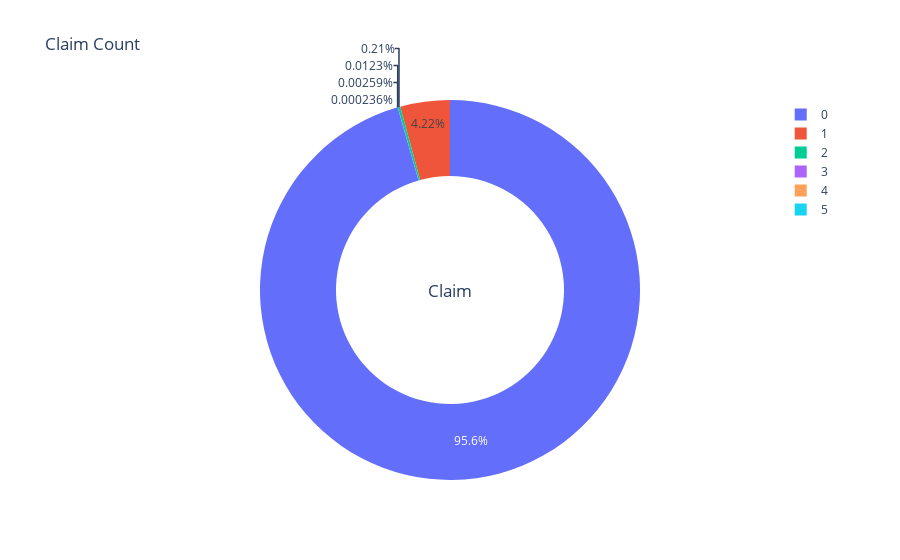

The cell this chart's notebook holds for it:
### Code cell
from plotly.offline  import download_plotlyjs,init_notebook_mode,plot, iplot
from plotly.offline import init_notebook_mode, iplot
init_notebook_mode(connected=True)
temp = df.Claim_Count.value_counts()
#temp = df.Claim_Count.apply(lambda i:1 if i>0 else 0).value_counts()
fig = {
  "data": [
    {
      "values": temp.values,
      "labels": temp.index,
      "domain": {"x": [0, 1]},
      "hole": .6,
      "type": "pie"
    },
    
    ],
  "layout": {
        "title":"Claim Count",
        "annotations": [
            {
                "font": {
                    "size": 17
                },
                "showarrow": False,
                "text": "Claim",
                "x": 0.5,
                "y": 0.5
            }
            
        ]
    }
}
iplot(fig, filename='donut')

### Figure 1 — Plotly figure (JSON) as saved in the notebook; plotly's stock layout.template omitted (floating-point values rounded to 4 significant figures)
{"data": [{"domain": {"x": [0, 1]}, "hole": 0.6, "labels": [0, 1, 2, 3, 4, 5], "type": "pie", "values": [405562, 17912, 893, 52, 11, 1]}], "layout": {"annotations": [{"font": {"size": 17}, "showarrow": false, "text": "Claim", "x": 0.5, "y": 0.5}], "title": {"text": "Claim Count"}}}
